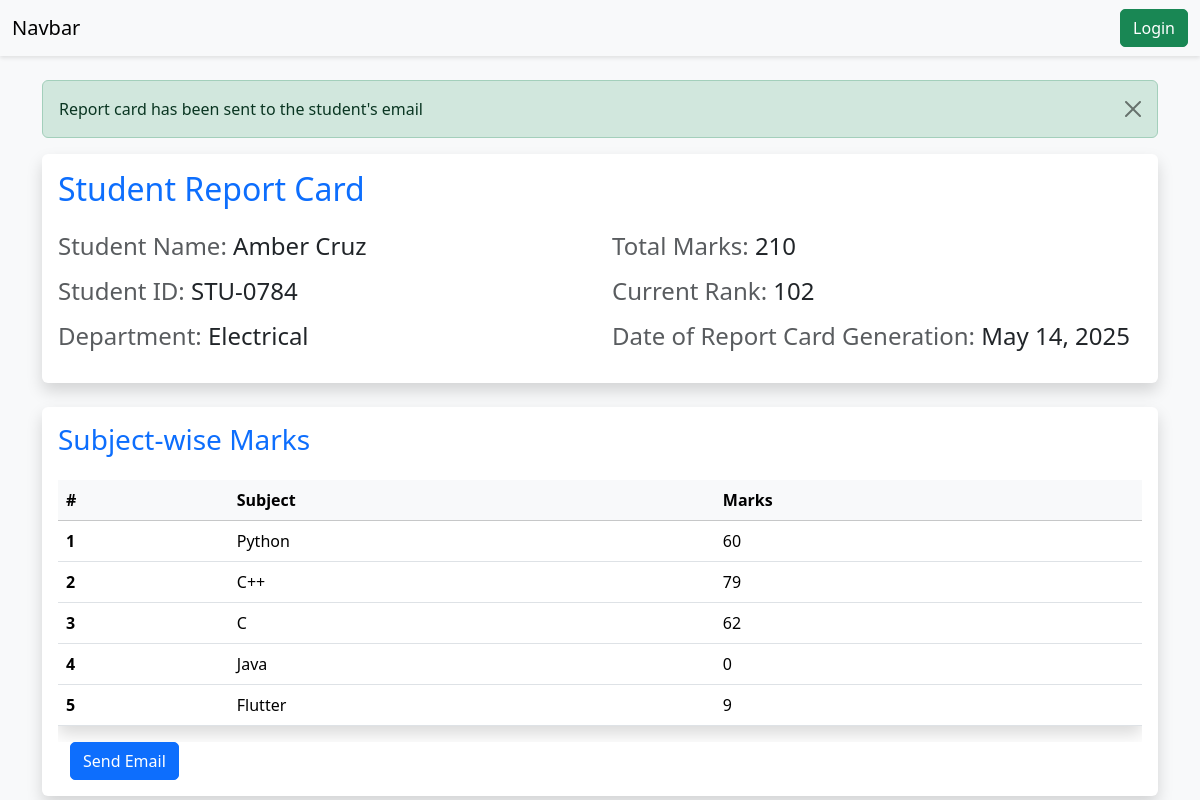
The page /send_email/?student_id=STU-0784 on the database its author committed.
### vege/models.py (models this page shows, shortened)
class Student(models.Model):
    department=models.ForeignKey(Department,related_name='depart',on_delete=models.SET_NULL,null=True)
    student_id=models.OneToOneField(StudentID,related_name='studentid',on_delete=models.SET_NULL,null=True)
    student_name=models.CharField(max_length=100)
    student_email=models.EmailField(unique=True)
    student_age=models.IntegerField()
    student_address=models.TextField()
    is_fake = models.BooleanField(default=False)
    is_deleted=models.BooleanField(default=False)
    objects=StudentManager()
    admin_objects=models.Manager()
    class Meta:
        ordering=['student_name']
        verbose_name='student'

class StudentID(models.Model):
    student_id=models.CharField(max_length=100)

class Department(models.Model):
    department=models.CharField(max_length=100)
    class Meta:
        ordering=['department']

class ReportCard(models.Model):
    student=models.ForeignKey(Student,related_name='reportcard_set', on_delete=models.CASCADE)
    student_rank=models.IntegerField()
    date_of_report_card_generation=models.DateField(auto_now_add=True)
    total_marks=models.IntegerField(default=0)
    class Meta:
        unique_together=['student', 'date_of_report_card_generation']
        ordering = ['-date_of_report_card_generation', 'student_rank']

class SubjectMarks(models.Model):
    student=models.ForeignKey(Student,related_name='studentmarks', on_delete=models.CASCADE)
    subject=models.ForeignKey(Subject, on_delete=models.CASCADE)
    marks=models.IntegerField()
    class Meta:
        unique_together=['student','subject']

class Subject(models.Model):
    subject_name=models.CharField(max_length=100)

### vege/views.py (the view)
# urls.py: path('send_email/', send_email, name='send_email'),
def send_email(request):
    student_id = request.GET.get('student_id')
    queryset = SubjectMarks.objects.filter(student__student_id__student_id=student_id)
    total_marks = queryset.aggregate(total_marks=Sum('marks'))
    current_rank = queryset.first().student.reportcard_set.first().student_rank
    date_of_report_card_generation = queryset.first().student.reportcard_set.first().date_of_report_card_generation
    student = queryset.first().student
    try:
        send_email_to_client(
            student=student,
            marks=queryset,
            total_marks=total_marks,
            current_rank=current_rank
        )
        messages.success(request, 'Report card has been sent to the student\'s email')
    except Exception as e:
        messages.error(request, f'Failed to send email: {str(e)}')
    context = {
        'marks': queryset,
        'total_marks': total_marks,
        'student': student,
        'current_rank': current_rank,
        'date_of_report_card_generation': date_of_report_card_generation
    }
    return render(request, 'report/see_marks.html', context)

### home/utils.py (called while the page is built)
def send_email_to_client(student=None, marks=None, total_marks=None, current_rank=None):
    subject = "Here is the Report Card"
    message = f"""
Dear {student.student_name},

Here is your report card:

Student ID: {student.student_id.student_id}
Department: {student.department.department}
Email: {student.student_email}

Subject-wise Marks:
"""
    for mark in marks:
        message += f"\n{mark.subject.subject_name}: {mark.marks}"
    message += f"""

Total Marks: {total_marks['total_marks']}
Current Rank: {current_rank}

Best regards,
School Administration
"""
    from_email = settings.EMAIL_HOST_USER
    recipient_list = ["milankumawat01@gmail.com"]  # Send to student's email
    send_mail(subject, message, from_email, recipient_list)

### vege/templates/report/see_marks.html
{% extends 'base.html' %}
{% block content %}
<div class="container mt-4">
    {% if messages %}
    <div class="messages">
        {% for message in messages %}
        <div class="alert alert-{{ message.tags }} alert-dismissible fade show" role="alert">
            {{ message }}
            <button type="button" class="btn-close" data-bs-dismiss="alert" aria-label="Close"></button>
        </div>
        {% endfor %}
    </div>
    {% endif %}
    <div class="card mb-4">
        <div class="card-body">
            <h2 class="card-title text-primary mb-4">Student Report Card</h2>
            <div class="row">
                <div class="col-md-6">
                    <h4 class="mb-3"><span class="text-muted">Student Name:</span> {{student.student_name}}</h4>
                    <h4 class="mb-3"><span class="text-muted">Student ID:</span> {{student.student_id.student_id}}</h4>                    <h4 class="mb-3"><span class="text-muted">Department:</span> {{student.department.department}}</h4>
                </div>
                <div class="col-md-6">
                    <h4 class="mb-3"><span class="text-muted">Total Marks:</span> {{total_marks.total_marks}}</h4>
                    <h4 class="mb-3"><span class="text-muted">Current Rank:</span> {{current_rank}}</h4>
                    <h4 class="mb-3"><span class="text-muted">Date of Report Card Generation:</span> {{date_of_report_card_generation}}</h4>
                </div>
            </div>
        </div>
    </div>
    <div class="card">
        <div class="card-body">
            <h3 class="card-title text-primary mb-4">Subject-wise Marks</h3>
            <div class="table-responsive">
                <table class="table table-hover">
                    <thead class="table-light">
                        <tr>
                            <th scope="col">#</th>
                            <th scope="col">Subject</th>
                            <th scope="col">Marks</th>
                        </tr>
                    </thead>
                    <tbody>
                        {% for mark in marks %}
                        <tr>
                            <th scope="row">{{forloop.counter}}</th>
                            <td>{{mark.subject.subject_name}}</td>
                            <td>{{mark.marks}}</td>
                        </tr>
                        {% endfor %}
                    </tbody>
                </table>
            </div>
            <div class="container">
                <a href="{% url 'send_email' %}?student_id={{student.student_id.student_id}}" class="btn btn-primary">Send Email</a>
            </div>
        </div>
    </div>
</div>
{% endblock %}

### vege/templates/base.html (style rules this page uses)
body { background-color: #f8f9fa; }
.card { border: none; box-shadow: 0 0.5rem 1rem rgba(0, 0, 0, 0.15); }
.btn { border-radius: 5px; }
.table { background-color: white; box-shadow: 0 0.5rem 1rem rgba(0, 0, 0, 0.15); }

### rows shown on the page
Student: student_name "Amber Cruz", student_id.student_id "STU-0784", department.department "Electrical"
ReportCard: date_of_report_card_generation "May 14, 2025"
SubjectMarks: subject.subject_name "Python", marks "60"
SubjectMarks: subject.subject_name "C++", marks "79"
SubjectMarks: subject.subject_name "C", marks "62"
SubjectMarks: subject.subject_name "Java", marks "0"
SubjectMarks: subject.subject_name "Flutter", marks "9"

### other values the page prints
{{ message }} "Report card has been sent to the student's email"
{{ total_marks.total_marks }} "210"
{{ current_rank }} "102"
